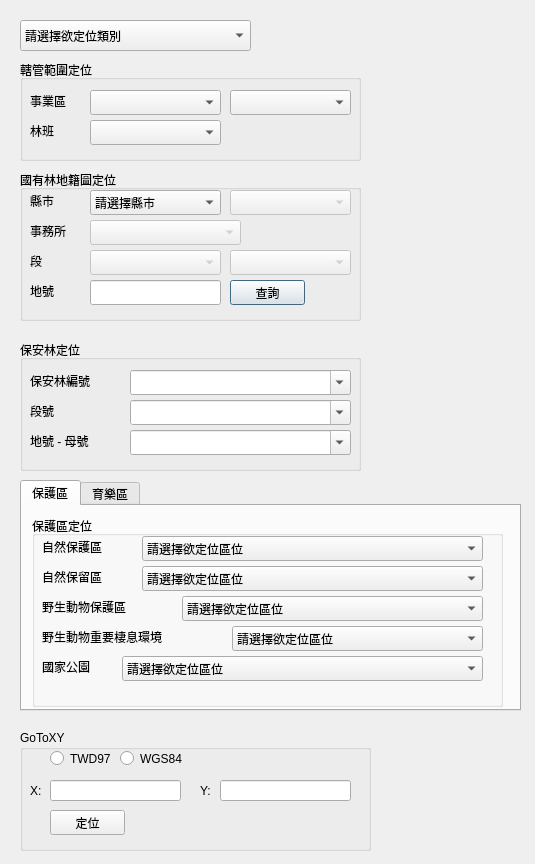
<?xml version="1.0" encoding="UTF-8"?>
<ui version="4.0">
 <class>Dialog</class>
 <widget class="QDialog" name="Dialog">
  <property name="geometry">
   <rect>
    <x>0</x>
    <y>0</y>
    <width>535</width>
    <height>864</height>
   </rect>
  </property>
  <property name="windowTitle">
   <string>林務局圖資操作工具</string>
  </property>
  <widget class="QGroupBox" name="groupBox">
   <property name="geometry">
    <rect>
     <x>20</x>
     <y>60</y>
     <width>341</width>
     <height>101</height>
    </rect>
   </property>
   <property name="title">
    <string>轄管範圍定位</string>
   </property>
   <widget class="QComboBox" name="comboBox">
    <property name="geometry">
     <rect>
      <x>70</x>
      <y>30</y>
      <width>131</width>
      <height>25</height>
     </rect>
    </property>
   </widget>
   <widget class="QComboBox" name="comboBox_2">
    <property name="geometry">
     <rect>
      <x>210</x>
      <y>30</y>
      <width>121</width>
      <height>25</height>
     </rect>
    </property>
   </widget>
   <widget class="QComboBox" name="comboBox_3">
    <property name="geometry">
     <rect>
      <x>70</x>
      <y>60</y>
      <width>131</width>
      <height>25</height>
     </rect>
    </property>
   </widget>
   <widget class="QLabel" name="label">
    <property name="geometry">
     <rect>
      <x>10</x>
      <y>30</y>
      <width>61</width>
      <height>21</height>
     </rect>
    </property>
    <property name="font">
     <font>
      <pointsize>9</pointsize>
     </font>
    </property>
    <property name="text">
     <string>事業區</string>
    </property>
   </widget>
   <widget class="QLabel" name="label_2">
    <property name="geometry">
     <rect>
      <x>10</x>
      <y>60</y>
      <width>41</width>
      <height>21</height>
     </rect>
    </property>
    <property name="font">
     <font>
      <pointsize>9</pointsize>
     </font>
    </property>
    <property name="text">
     <string>林班</string>
    </property>
   </widget>
  </widget>
  <widget class="QGroupBox" name="groupBox_2">
   <property name="geometry">
    <rect>
     <x>20</x>
     <y>170</y>
     <width>341</width>
     <height>151</height>
    </rect>
   </property>
   <property name="title">
    <string>國有林地籍圖定位</string>
   </property>
   <widget class="QComboBox" name="comboBox_5">
    <property name="geometry">
     <rect>
      <x>70</x>
      <y>20</y>
      <width>131</width>
      <height>25</height>
     </rect>
    </property>
    <item>
     <property name="text">
      <string>請選擇縣市</string>
     </property>
    </item>
   </widget>
   <widget class="QComboBox" name="comboBox_6">
    <property name="enabled">
     <bool>false</bool>
    </property>
    <property name="geometry">
     <rect>
      <x>210</x>
      <y>20</y>
      <width>121</width>
      <height>25</height>
     </rect>
    </property>
   </widget>
   <widget class="QLabel" name="label_4">
    <property name="geometry">
     <rect>
      <x>10</x>
      <y>20</y>
      <width>41</width>
      <height>21</height>
     </rect>
    </property>
    <property name="font">
     <font>
      <pointsize>9</pointsize>
     </font>
    </property>
    <property name="text">
     <string>縣市</string>
    </property>
   </widget>
   <widget class="QComboBox" name="comboBox_7">
    <property name="enabled">
     <bool>false</bool>
    </property>
    <property name="geometry">
     <rect>
      <x>70</x>
      <y>50</y>
      <width>151</width>
      <height>25</height>
     </rect>
    </property>
   </widget>
   <widget class="QLabel" name="label_5">
    <property name="geometry">
     <rect>
      <x>10</x>
      <y>50</y>
      <width>61</width>
      <height>21</height>
     </rect>
    </property>
    <property name="font">
     <font>
      <pointsize>9</pointsize>
     </font>
    </property>
    <property name="text">
     <string>事務所</string>
    </property>
   </widget>
   <widget class="QComboBox" name="comboBox_8">
    <property name="enabled">
     <bool>false</bool>
    </property>
    <property name="geometry">
     <rect>
      <x>70</x>
      <y>80</y>
      <width>131</width>
      <height>25</height>
     </rect>
    </property>
   </widget>
   <widget class="QComboBox" name="comboBox_9">
    <property name="enabled">
     <bool>false</bool>
    </property>
    <property name="geometry">
     <rect>
      <x>210</x>
      <y>80</y>
      <width>121</width>
      <height>25</height>
     </rect>
    </property>
   </widget>
   <widget class="QLabel" name="label_6">
    <property name="geometry">
     <rect>
      <x>10</x>
      <y>80</y>
      <width>31</width>
      <height>21</height>
     </rect>
    </property>
    <property name="font">
     <font>
      <pointsize>9</pointsize>
     </font>
    </property>
    <property name="text">
     <string>段</string>
    </property>
   </widget>
   <widget class="QLabel" name="label_17">
    <property name="geometry">
     <rect>
      <x>10</x>
      <y>110</y>
      <width>61</width>
      <height>21</height>
     </rect>
    </property>
    <property name="font">
     <font>
      <pointsize>9</pointsize>
     </font>
    </property>
    <property name="text">
     <string>地號</string>
    </property>
   </widget>
   <widget class="QLineEdit" name="lineEdit">
    <property name="geometry">
     <rect>
      <x>70</x>
      <y>110</y>
      <width>131</width>
      <height>25</height>
     </rect>
    </property>
   </widget>
   <widget class="QPushButton" name="pushButton_2">
    <property name="geometry">
     <rect>
      <x>210</x>
      <y>110</y>
      <width>75</width>
      <height>25</height>
     </rect>
    </property>
    <property name="text">
     <string>查詢</string>
    </property>
   </widget>
  </widget>
  <widget class="QGroupBox" name="groupBox_3">
   <property name="geometry">
    <rect>
     <x>20</x>
     <y>340</y>
     <width>341</width>
     <height>131</height>
    </rect>
   </property>
   <property name="title">
    <string>保安林定位</string>
   </property>
   <widget class="QLabel" name="label_7">
    <property name="geometry">
     <rect>
      <x>10</x>
      <y>30</y>
      <width>91</width>
      <height>21</height>
     </rect>
    </property>
    <property name="font">
     <font>
      <pointsize>9</pointsize>
     </font>
    </property>
    <property name="text">
     <string>保安林編號</string>
    </property>
   </widget>
   <widget class="QComboBox" name="comboBox_10">
    <property name="geometry">
     <rect>
      <x>110</x>
      <y>30</y>
      <width>221</width>
      <height>25</height>
     </rect>
    </property>
    <property name="editable">
     <bool>true</bool>
    </property>
   </widget>
   <widget class="QLabel" name="label_8">
    <property name="geometry">
     <rect>
      <x>10</x>
      <y>60</y>
      <width>41</width>
      <height>21</height>
     </rect>
    </property>
    <property name="font">
     <font>
      <pointsize>9</pointsize>
     </font>
    </property>
    <property name="text">
     <string>段號</string>
    </property>
   </widget>
   <widget class="QComboBox" name="comboBox_11">
    <property name="geometry">
     <rect>
      <x>110</x>
      <y>60</y>
      <width>221</width>
      <height>25</height>
     </rect>
    </property>
    <property name="editable">
     <bool>true</bool>
    </property>
   </widget>
   <widget class="QLabel" name="label_9">
    <property name="geometry">
     <rect>
      <x>10</x>
      <y>90</y>
      <width>91</width>
      <height>21</height>
     </rect>
    </property>
    <property name="font">
     <font>
      <pointsize>9</pointsize>
     </font>
    </property>
    <property name="text">
     <string>地號 - 母號</string>
    </property>
   </widget>
   <widget class="QComboBox" name="comboBox_12">
    <property name="geometry">
     <rect>
      <x>110</x>
      <y>90</y>
      <width>221</width>
      <height>25</height>
     </rect>
    </property>
    <property name="editable">
     <bool>true</bool>
    </property>
   </widget>
  </widget>
  <widget class="QComboBox" name="comboBox_19">
   <property name="geometry">
    <rect>
     <x>20</x>
     <y>20</y>
     <width>231</width>
     <height>31</height>
    </rect>
   </property>
   <property name="font">
    <font>
     <pointsize>9</pointsize>
    </font>
   </property>
   <item>
    <property name="text">
     <string>請選擇欲定位類別</string>
    </property>
   </item>
   <item>
    <property name="text">
     <string>轄管範圍定位</string>
    </property>
   </item>
   <item>
    <property name="text">
     <string>保安林定位</string>
    </property>
   </item>
   <item>
    <property name="text">
     <string>保護區與育樂園區定位</string>
    </property>
   </item>
   <item>
    <property name="text">
     <string>GoToXY</string>
    </property>
   </item>
  </widget>
  <widget class="QTabWidget" name="tabWidget">
   <property name="geometry">
    <rect>
     <x>20</x>
     <y>480</y>
     <width>501</width>
     <height>231</height>
    </rect>
   </property>
   <property name="currentIndex">
    <number>0</number>
   </property>
   <widget class="QWidget" name="tab">
    <attribute name="title">
     <string>保護區</string>
    </attribute>
    <widget class="QGroupBox" name="groupBox_4">
     <property name="geometry">
      <rect>
       <x>10</x>
       <y>10</y>
       <width>471</width>
       <height>191</height>
      </rect>
     </property>
     <property name="title">
      <string>保護區定位</string>
     </property>
     <widget class="QComboBox" name="comboBox_14">
      <property name="geometry">
       <rect>
        <x>200</x>
        <y>110</y>
        <width>251</width>
        <height>25</height>
       </rect>
      </property>
      <item>
       <property name="text">
        <string>請選擇欲定位區位</string>
       </property>
      </item>
     </widget>
     <widget class="QLabel" name="label_11">
      <property name="geometry">
       <rect>
        <x>10</x>
        <y>110</y>
        <width>191</width>
        <height>21</height>
       </rect>
      </property>
      <property name="font">
       <font>
        <pointsize>9</pointsize>
       </font>
      </property>
      <property name="text">
       <string>野生動物重要棲息環境</string>
      </property>
     </widget>
     <widget class="QLabel" name="label_13">
      <property name="geometry">
       <rect>
        <x>10</x>
        <y>20</y>
        <width>101</width>
        <height>21</height>
       </rect>
      </property>
      <property name="font">
       <font>
        <pointsize>9</pointsize>
       </font>
      </property>
      <property name="text">
       <string>自然保護區</string>
      </property>
     </widget>
     <widget class="QComboBox" name="comboBox_16">
      <property name="geometry">
       <rect>
        <x>110</x>
        <y>20</y>
        <width>341</width>
        <height>25</height>
       </rect>
      </property>
      <item>
       <property name="text">
        <string>請選擇欲定位區位</string>
       </property>
      </item>
     </widget>
     <widget class="QLabel" name="label_14">
      <property name="geometry">
       <rect>
        <x>10</x>
        <y>50</y>
        <width>101</width>
        <height>21</height>
       </rect>
      </property>
      <property name="font">
       <font>
        <pointsize>9</pointsize>
       </font>
      </property>
      <property name="text">
       <string>自然保留區</string>
      </property>
     </widget>
     <widget class="QComboBox" name="comboBox_17">
      <property name="geometry">
       <rect>
        <x>110</x>
        <y>50</y>
        <width>341</width>
        <height>25</height>
       </rect>
      </property>
      <item>
       <property name="text">
        <string>請選擇欲定位區位</string>
       </property>
      </item>
     </widget>
     <widget class="QLabel" name="label_15">
      <property name="geometry">
       <rect>
        <x>10</x>
        <y>80</y>
        <width>141</width>
        <height>21</height>
       </rect>
      </property>
      <property name="font">
       <font>
        <pointsize>9</pointsize>
       </font>
      </property>
      <property name="text">
       <string>野生動物保護區</string>
      </property>
     </widget>
     <widget class="QComboBox" name="comboBox_18">
      <property name="geometry">
       <rect>
        <x>150</x>
        <y>80</y>
        <width>301</width>
        <height>25</height>
       </rect>
      </property>
      <item>
       <property name="text">
        <string>請選擇欲定位區位</string>
       </property>
      </item>
     </widget>
     <widget class="QLabel" name="label_16">
      <property name="geometry">
       <rect>
        <x>10</x>
        <y>140</y>
        <width>171</width>
        <height>21</height>
       </rect>
      </property>
      <property name="font">
       <font>
        <pointsize>9</pointsize>
       </font>
      </property>
      <property name="text">
       <string>國家公園</string>
      </property>
     </widget>
     <widget class="QComboBox" name="comboBox_20">
      <property name="geometry">
       <rect>
        <x>90</x>
        <y>140</y>
        <width>361</width>
        <height>25</height>
       </rect>
      </property>
      <item>
       <property name="text">
        <string>請選擇欲定位區位</string>
       </property>
      </item>
     </widget>
    </widget>
   </widget>
   <widget class="QWidget" name="tab_3">
    <attribute name="title">
     <string>育樂區</string>
    </attribute>
    <widget class="QPushButton" name="pushButton_4">
     <property name="geometry">
      <rect>
       <x>330</x>
       <y>330</y>
       <width>75</width>
       <height>23</height>
      </rect>
     </property>
     <property name="text">
      <string>套疊圖層</string>
     </property>
    </widget>
    <widget class="QPushButton" name="pushButton_5">
     <property name="geometry">
      <rect>
       <x>100</x>
       <y>330</y>
       <width>75</width>
       <height>23</height>
      </rect>
     </property>
     <property name="text">
      <string>儲存列表</string>
     </property>
    </widget>
    <widget class="QPushButton" name="pushButton_6">
     <property name="geometry">
      <rect>
       <x>14</x>
       <y>330</y>
       <width>81</width>
       <height>23</height>
      </rect>
     </property>
     <property name="text">
      <string>從列表移除</string>
     </property>
    </widget>
    <widget class="QGroupBox" name="groupBox_5">
     <property name="geometry">
      <rect>
       <x>10</x>
       <y>10</y>
       <width>471</width>
       <height>191</height>
      </rect>
     </property>
     <property name="title">
      <string>育樂園區定位</string>
     </property>
     <widget class="QLabel" name="label_12">
      <property name="geometry">
       <rect>
        <x>10</x>
        <y>80</y>
        <width>111</width>
        <height>21</height>
       </rect>
      </property>
      <property name="font">
       <font>
        <pointsize>9</pointsize>
       </font>
      </property>
      <property name="text">
       <string>林業文化園區</string>
      </property>
     </widget>
     <widget class="QLabel" name="label_10">
      <property name="geometry">
       <rect>
        <x>10</x>
        <y>50</y>
        <width>111</width>
        <height>21</height>
       </rect>
      </property>
      <property name="font">
       <font>
        <pointsize>9</pointsize>
       </font>
      </property>
      <property name="text">
       <string>平地森林園區</string>
      </property>
     </widget>
     <widget class="QComboBox" name="comboBox_13">
      <property name="geometry">
       <rect>
        <x>130</x>
        <y>50</y>
        <width>331</width>
        <height>25</height>
       </rect>
      </property>
      <item>
       <property name="text">
        <string>請選擇欲定位區位</string>
       </property>
      </item>
     </widget>
     <widget class="QComboBox" name="comboBox_15">
      <property name="geometry">
       <rect>
        <x>130</x>
        <y>80</y>
        <width>331</width>
        <height>25</height>
       </rect>
      </property>
      <item>
       <property name="text">
        <string>請選擇欲定位區位</string>
       </property>
      </item>
     </widget>
     <widget class="QLabel" name="label_3">
      <property name="geometry">
       <rect>
        <x>20</x>
        <y>20</y>
        <width>91</width>
        <height>21</height>
       </rect>
      </property>
      <property name="font">
       <font>
        <pointsize>9</pointsize>
       </font>
      </property>
      <property name="text">
       <string>森林遊樂區</string>
      </property>
     </widget>
     <widget class="QComboBox" name="comboBox_4">
      <property name="geometry">
       <rect>
        <x>130</x>
        <y>20</y>
        <width>331</width>
        <height>25</height>
       </rect>
      </property>
      <item>
       <property name="text">
        <string>請選擇欲定位區位</string>
       </property>
      </item>
     </widget>
    </widget>
   </widget>
  </widget>
  <widget class="QGroupBox" name="groupBox_6">
   <property name="geometry">
    <rect>
     <x>20</x>
     <y>730</y>
     <width>351</width>
     <height>121</height>
    </rect>
   </property>
   <property name="title">
    <string>GoToXY</string>
   </property>
   <widget class="QLabel" name="label_21">
    <property name="geometry">
     <rect>
      <x>10</x>
      <y>50</y>
      <width>16</width>
      <height>21</height>
     </rect>
    </property>
    <property name="font">
     <font>
      <pointsize>9</pointsize>
     </font>
    </property>
    <property name="text">
     <string>X:</string>
    </property>
   </widget>
   <widget class="QLineEdit" name="lineEdit_2">
    <property name="geometry">
     <rect>
      <x>30</x>
      <y>50</y>
      <width>131</width>
      <height>21</height>
     </rect>
    </property>
   </widget>
   <widget class="QLabel" name="label_24">
    <property name="geometry">
     <rect>
      <x>180</x>
      <y>50</y>
      <width>16</width>
      <height>21</height>
     </rect>
    </property>
    <property name="font">
     <font>
      <pointsize>9</pointsize>
     </font>
    </property>
    <property name="text">
     <string>Y:</string>
    </property>
   </widget>
   <widget class="QLineEdit" name="lineEdit_3">
    <property name="geometry">
     <rect>
      <x>200</x>
      <y>50</y>
      <width>131</width>
      <height>21</height>
     </rect>
    </property>
   </widget>
   <widget class="QPushButton" name="pushButton_3">
    <property name="geometry">
     <rect>
      <x>30</x>
      <y>80</y>
      <width>75</width>
      <height>25</height>
     </rect>
    </property>
    <property name="text">
     <string>定位</string>
    </property>
   </widget>
   <widget class="QRadioButton" name="radioButton">
    <property name="geometry">
     <rect>
      <x>30</x>
      <y>20</y>
      <width>82</width>
      <height>17</height>
     </rect>
    </property>
    <property name="text">
     <string>TWD97</string>
    </property>
   </widget>
   <widget class="QRadioButton" name="radioButton_2">
    <property name="geometry">
     <rect>
      <x>100</x>
      <y>20</y>
      <width>82</width>
      <height>17</height>
     </rect>
    </property>
    <property name="text">
     <string>WGS84</string>
    </property>
   </widget>
  </widget>
 </widget>
 <resources/>
 <connections/>
</ui>
